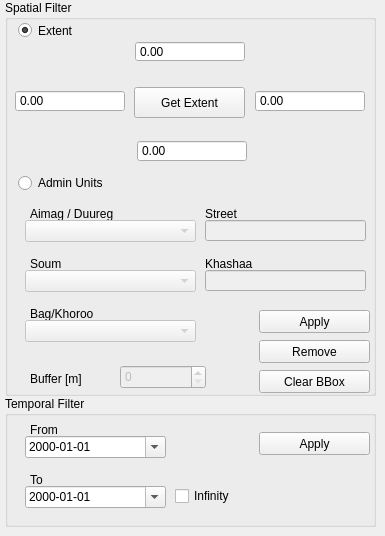
      <widget class="QWidget" name="st_tm_filter_tab">
       <attribute name="title">
        <string>ST/TM Filter</string>
       </attribute>
       <widget class="QGroupBox" name="spatial_groupbox">
        <property name="geometry">
         <rect>
          <x>5</x>
          <y>0</y>
          <width>371</width>
          <height>396</height>
         </rect>
        </property>
        <property name="title">
         <string>Spatial Filter</string>
        </property>
        <widget class="QPushButton" name="get_extent_button">
         <property name="geometry">
          <rect>
           <x>129</x>
           <y>87</y>
           <width>111</width>
           <height>31</height>
          </rect>
         </property>
         <property name="text">
          <string>Get Extent</string>
         </property>
        </widget>
        <widget class="QPushButton" name="apply_button">
         <property name="geometry">
          <rect>
           <x>254</x>
           <y>310</y>
           <width>111</width>
           <height>23</height>
          </rect>
         </property>
         <property name="text">
          <string>Apply</string>
         </property>
        </widget>
        <widget class="QPushButton" name="clear_b_box_button">
         <property name="geometry">
          <rect>
           <x>254</x>
           <y>370</y>
           <width>111</width>
           <height>23</height>
          </rect>
         </property>
         <property name="text">
          <string>Clear BBox</string>
         </property>
        </widget>
        <widget class="QLabel" name="label_8">
         <property name="geometry">
          <rect>
           <x>25</x>
           <y>205</y>
           <width>171</width>
           <height>17</height>
          </rect>
         </property>
         <property name="text">
          <string>Aimag / Duureg</string>
         </property>
        </widget>
        <widget class="QLabel" name="label_9">
         <property name="geometry">
          <rect>
           <x>25</x>
           <y>305</y>
           <width>211</width>
           <height>17</height>
          </rect>
         </property>
         <property name="text">
          <string>Bag/Khoroo</string>
         </property>
        </widget>
        <widget class="QLabel" name="label_10">
         <property name="geometry">
          <rect>
           <x>25</x>
           <y>255</y>
           <width>211</width>
           <height>17</height>
          </rect>
         </property>
         <property name="text">
          <string>Soum</string>
         </property>
        </widget>
        <widget class="QLabel" name="label_11">
         <property name="geometry">
          <rect>
           <x>25</x>
           <y>370</y>
           <width>71</width>
           <height>17</height>
          </rect>
         </property>
         <property name="text">
          <string>Buffer [m]</string>
         </property>
        </widget>
        <widget class="QPushButton" name="remove_button">
         <property name="geometry">
          <rect>
           <x>254</x>
           <y>340</y>
           <width>111</width>
           <height>23</height>
          </rect>
         </property>
         <property name="text">
          <string>Remove</string>
         </property>
        </widget>
        <widget class="QComboBox" name="aimag_cbox">
         <property name="enabled">
          <bool>false</bool>
         </property>
         <property name="geometry">
          <rect>
           <x>20</x>
           <y>220</y>
           <width>171</width>
           <height>22</height>
          </rect>
         </property>
        </widget>
        <widget class="QComboBox" name="soum_cbox">
         <property name="enabled">
          <bool>false</bool>
         </property>
         <property name="geometry">
          <rect>
           <x>20</x>
           <y>270</y>
           <width>171</width>
           <height>22</height>
          </rect>
         </property>
        </widget>
        <widget class="QComboBox" name="bag_cbox">
         <property name="enabled">
          <bool>false</bool>
         </property>
         <property name="geometry">
          <rect>
           <x>20</x>
           <y>320</y>
           <width>171</width>
           <height>22</height>
          </rect>
         </property>
        </widget>
        <widget class="QRadioButton" name="extent_rbutton">
         <property name="geometry">
          <rect>
           <x>13</x>
           <y>20</y>
           <width>321</width>
           <height>21</height>
          </rect>
         </property>
         <property name="text">
          <string>Extent</string>
         </property>
         <property name="checked">
          <bool>true</bool>
         </property>
         <attribute name="buttonGroup">
          <string notr="true">buttonGroup</string>
         </attribute>
        </widget>
        <widget class="QRadioButton" name="admin_unit_rbutton">
         <property name="geometry">
          <rect>
           <x>13</x>
           <y>170</y>
           <width>271</width>
           <height>26</height>
          </rect>
         </property>
         <property name="text">
          <string>Admin Units</string>
         </property>
         <property name="checked">
          <bool>false</bool>
         </property>
         <attribute name="buttonGroup">
          <string notr="true">buttonGroup</string>
         </attribute>
        </widget>
        <widget class="QDoubleSpinBox" name="extent_east_spinbox">
         <property name="geometry">
          <rect>
           <x>250</x>
           <y>90</y>
           <width>110</width>
           <height>22</height>
          </rect>
         </property>
         <property name="inputMethodHints">
          <set>Qt::ImhFormattedNumbersOnly</set>
         </property>
         <property name="readOnly">
          <bool>true</bool>
         </property>
         <property name="buttonSymbols">
          <enum>QAbstractSpinBox::NoButtons</enum>
         </property>
         <property name="minimum">
          <double>-200000010.000000000000000</double>
         </property>
         <property name="maximum">
          <double>200000010.000000000000000</double>
         </property>
        </widget>
        <widget class="QDoubleSpinBox" name="extent_west_spinbox">
         <property name="geometry">
          <rect>
           <x>10</x>
           <y>90</y>
           <width>110</width>
           <height>22</height>
          </rect>
         </property>
         <property name="inputMethodHints">
          <set>Qt::ImhFormattedNumbersOnly</set>
         </property>
         <property name="readOnly">
          <bool>true</bool>
         </property>
         <property name="buttonSymbols">
          <enum>QAbstractSpinBox::NoButtons</enum>
         </property>
         <property name="minimum">
          <double>-200000010.000000000000000</double>
         </property>
         <property name="maximum">
          <double>200000010.000000000000000</double>
         </property>
        </widget>
        <widget class="QDoubleSpinBox" name="extent_south_spinbox">
         <property name="geometry">
          <rect>
           <x>132</x>
           <y>140</y>
           <width>110</width>
           <height>22</height>
          </rect>
         </property>
         <property name="inputMethodHints">
          <set>Qt::ImhFormattedNumbersOnly</set>
         </property>
         <property name="readOnly">
          <bool>true</bool>
         </property>
         <property name="buttonSymbols">
          <enum>QAbstractSpinBox::NoButtons</enum>
         </property>
         <property name="minimum">
          <double>-200000010.000000000000000</double>
         </property>
         <property name="maximum">
          <double>200000010.000000000000000</double>
         </property>
        </widget>
        <widget class="QDoubleSpinBox" name="extent_north_spinbox">
         <property name="geometry">
          <rect>
           <x>130</x>
           <y>41</y>
           <width>110</width>
           <height>21</height>
          </rect>
         </property>
         <property name="inputMethodHints">
          <set>Qt::ImhFormattedNumbersOnly</set>
         </property>
         <property name="readOnly">
          <bool>true</bool>
         </property>
         <property name="buttonSymbols">
          <enum>QAbstractSpinBox::NoButtons</enum>
         </property>
         <property name="minimum">
          <double>-200000010.000000000000000</double>
         </property>
         <property name="maximum">
          <double>200000010.000000000000000</double>
         </property>
        </widget>
        <widget class="QLabel" name="label_29">
         <property name="geometry">
          <rect>
           <x>200</x>
           <y>205</y>
           <width>171</width>
           <height>17</height>
          </rect>
         </property>
         <property name="text">
          <string>Street</string>
         </property>
        </widget>
        <widget class="QLabel" name="khashaa_label">
         <property name="geometry">
          <rect>
           <x>200</x>
           <y>255</y>
           <width>171</width>
           <height>17</height>
          </rect>
         </property>
         <property name="text">
          <string>Khashaa</string>
         </property>
        </widget>
        <widget class="QLineEdit" name="street_line_edit">
         <property name="enabled">
          <bool>false</bool>
         </property>
         <property name="geometry">
          <rect>
           <x>200</x>
           <y>220</y>
           <width>161</width>
           <height>21</height>
          </rect>
         </property>
        </widget>
        <widget class="QLineEdit" name="khashaa_line_edit">
         <property name="enabled">
          <bool>false</bool>
         </property>
         <property name="geometry">
          <rect>
           <x>200</x>
           <y>270</y>
           <width>161</width>
           <height>21</height>
          </rect>
         </property>
        </widget>
        <widget class="QSpinBox" name="buffer_spinbox">
         <property name="enabled">
          <bool>false</bool>
         </property>
         <property name="geometry">
          <rect>
           <x>115</x>
           <y>365</y>
           <width>86</width>
           <height>24</height>
          </rect>
         </property>
         <property name="maximum">
          <number>5000</number>
         </property>
        </widget>
       </widget>
       <widget class="QGroupBox" name="groupBox_6">
        <property name="geometry">
         <rect>
          <x>5</x>
          <y>396</y>
          <width>371</width>
          <height>131</height>
         </rect>
        </property>
        <property name="title">
         <string>Temporal Filter</string>
        </property>
        <widget class="QDateEdit" name="from_date_edit">
         <property name="geometry">
          <rect>
           <x>20</x>
           <y>40</y>
           <width>141</width>
           <height>22</height>
          </rect>
         </property>
         <property name="displayFormat">
          <string>yyyy-MM-dd</string>
         </property>
         <property name="calendarPopup">
          <bool>true</bool>
         </property>
        </widget>
        <widget class="QDateEdit" name="till_date_edit">
         <property name="geometry">
          <rect>
           <x>20</x>
           <y>90</y>
           <width>141</width>
           <height>22</height>
          </rect>
         </property>
         <property name="displayFormat">
          <string>yyyy-MM-dd</string>
         </property>
         <property name="calendarPopup">
          <bool>true</bool>
         </property>
        </widget>
        <widget class="QCheckBox" name="infinity_check_box">
         <property name="geometry">
          <rect>
           <x>170</x>
           <y>90</y>
           <width>191</width>
           <height>20</height>
          </rect>
         </property>
         <property name="text">
          <string>Infinity</string>
         </property>
        </widget>
        <widget class="QPushButton" name="temp_filter_apply_button">
         <property name="geometry">
          <rect>
           <x>254</x>
           <y>36</y>
           <width>111</width>
           <height>23</height>
          </rect>
         </property>
         <property name="text">
          <string>Apply</string>
         </property>
        </widget>
        <widget class="QLabel" name="label_12">
         <property name="geometry">
          <rect>
           <x>25</x>
           <y>25</y>
           <width>141</width>
           <height>17</height>
          </rect>
         </property>
         <property name="text">
          <string>From</string>
         </property>
        </widget>
        <widget class="QLabel" name="label_13">
         <property name="geometry">
          <rect>
           <x>25</x>
           <y>75</y>
           <width>141</width>
           <height>17</height>
          </rect>
         </property>
         <property name="text">
          <string>To</string>
         </property>
        </widget>
       </widget>
      </widget>
